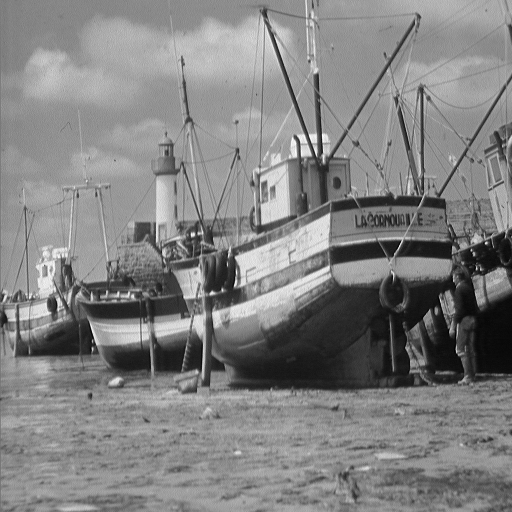
#> input picture assets/img/test.png, 512 x 512 px
$ python dct.py
#> lines starting #> are read from the running program, lines starting #| are printed output that depends on the picture
import io
import os
from PIL import Image
import numpy as np
import matplotlib.pyplot as plt
from scipy import fftpack
from scipy import ndimage


img = ndimage.imread("../assets/img/test.png")
#> img is the input picture: shape (512, 512); min 0, max 255, mean 129.7
def get_2D_dct(img):
    """ Get 2D Cosine Transform of Image
    """
    return fftpack.dct(fftpack.dct(img.T, norm='ortho').T, norm='ortho')


def get_2d_idct(coefficients):
    """ Get 2D Inverse Cosine Transform of Image
    """
    return fftpack.idct(fftpack.idct(coefficients.T, norm='ortho').T, norm='ortho')


def get_reconstructed_image(raw):
    img = raw.clip(0, 255)
    img = img.astype('uint8')
    img = Image.fromarray(img)
    return img

image = img;
dct_size = img.shape[0]
#> dct_size = 512
dct = get_2D_dct(image)
reconstructed_images = [];

for ii in range(dct_size):

    dct_copy = dct.copy()
    dct_copy[ii:,:] = 0
    dct_copy[:,ii:] = 0

    r_img = get_2d_idct(dct_copy);
    reconstructed_image = get_reconstructed_image(r_img);
    reconstructed_images.append(reconstructed_image);
#> after the loop, reconstructed_images = 512 items


fig = plt.figure(figsize=(16, 16))
for ii in range(64):
    plt.subplot(8, 8, ii + 1)
    plt.imshow(reconstructed_images[ii], cmap=plt.cm.gray)
    plt.grid(False);
    plt.xticks([]);
    plt.yticks([]);

plt.show();
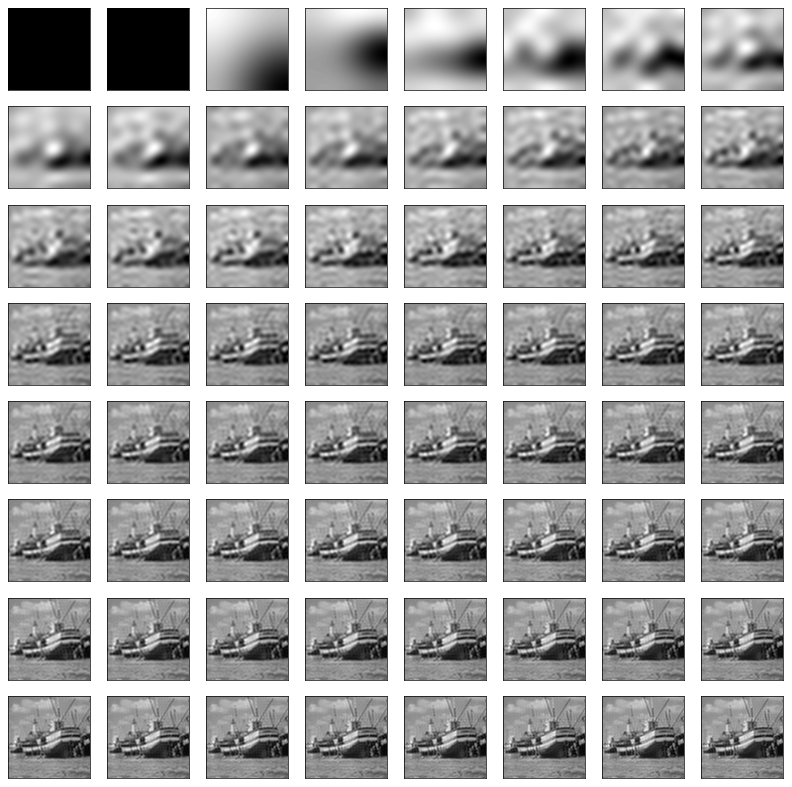
#> figure drawn by matplotlib, 64 panels
